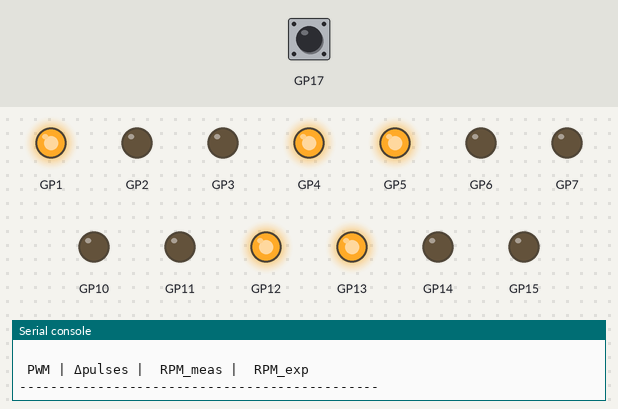
The program below on a simulated Raspberry Pi Pico running MicroPython. On the bench: output pins drawn as LEDs (lit = HIGH), the last lines printed to the serial console. The test bench sets the inputs (shaded band); at power-on: GP17 HIGH. The clock reads 2024-03-15 10:24:30 at power-on unless the program sets it; files the program writes start out absent; files that are not in the repository are absent.

Above: at 0.1 s.
At 6.3 s:
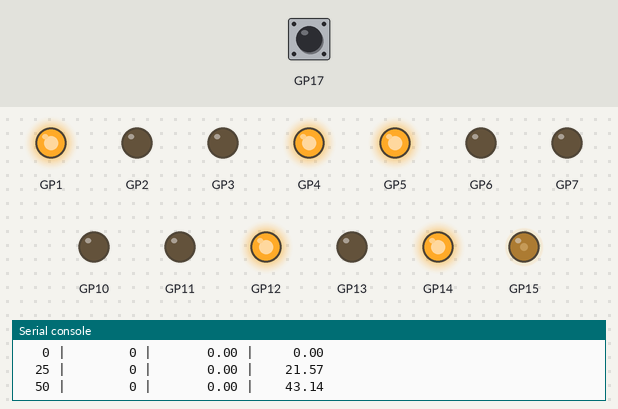
At 10.3 s:
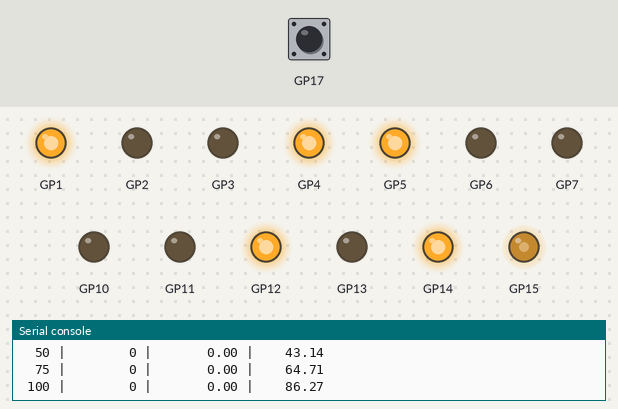
At 18.3 s:
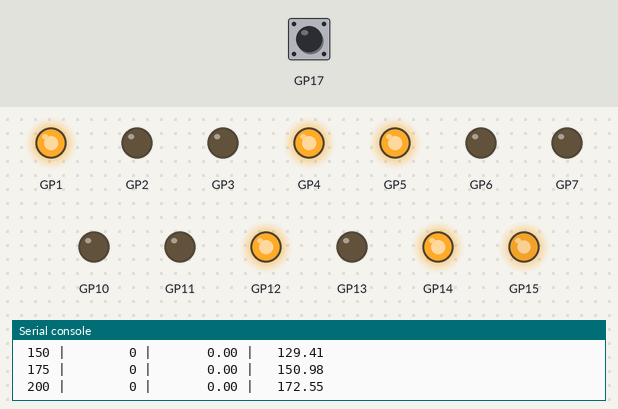
At 25.0 s:
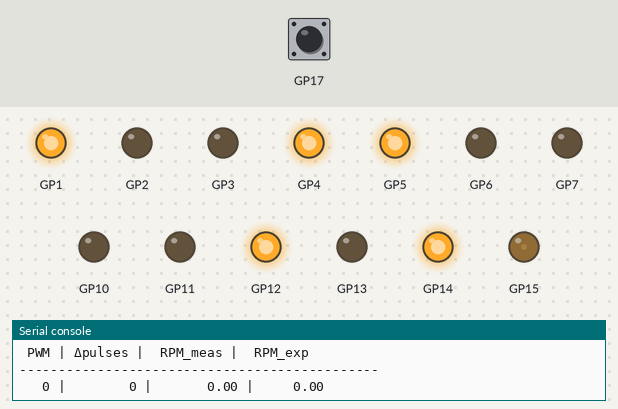
At 37.0 s:
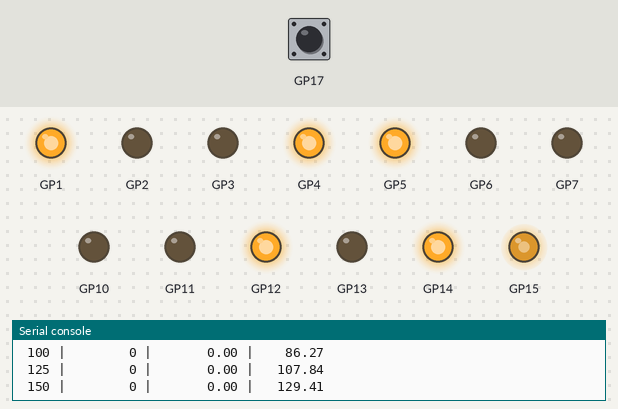
Timing chart, 0 to 40.0 s (numbered marks = the images above):
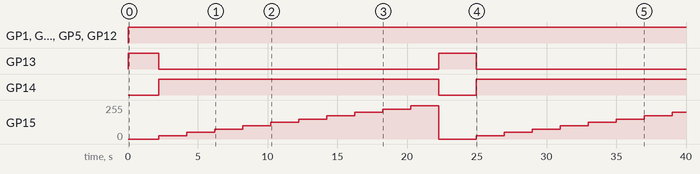

Measured:
- by itself, GP1, GP4, GP5, GP12: LOW → HIGH at 0.00 s
- by itself, GP13: LOW → HIGH at 0.00 s, → LOW 2.2 s later, → HIGH 20.1 s later, → LOW 2.7 s later
- by itself, GP14: LOW → HIGH at 2.2 s, → LOW 20.1 s later, → HIGH 2.7 s later
- by itself, GP15: 0/255 → 25/255 at 2.2 s, → 50/255 2.0 s later, → 75/255 2.0 s later, → 100/255 2.0 s later, … (19 changes in this stretch)

The program:

Feed_Forward_Cal.py
```python
# === FEED-FORWARD CALIBRATION (FWD-only) ===
# Debounced, qualified edges in PIO with PIO-side chunking (1 IRQ per CHUNK_N edges).
# Rising/falling selectable; counts IRQs only and derives true edge count via remainder.
# CSV logging; no plotting.

from machine import Pin, PWM
from rp2 import PIO, StateMachine, asm_pio
from time import ticks_ms, ticks_diff, sleep, localtime

# ================== CONFIG ==================
CPR_MOTOR       = 16
GEAR_RATIO      = 150
PULSES_PER_REV  = CPR_MOTOR * GEAR_RATIO   # 2400 by spec

TEST_INTERVAL_MS = 2000   # total dwell per PWM step
SETTLE_MS        = 200    # ignore initial transient in each step
PWM_STEP         = 25
MAX_PWM          = 255

# Debounce + chunking
CHUNK_LIST  = [1, 32]     # edges ~constant; IRQs ~1/n
DEBOUNCE_US = 15          # post-edge qualification time (us)
SM_FREQ_HZ  = 1_000_000   # 1 MHz PIO clock (1 instr ≈ 1 µs)
EDGE_MODE   = "rising"    # "rising" or "falling"

# Wheels to test (FWD only) — instantiate PIO only for these
encoder_pins  = {"FL":17, "FR":28, "BL":8, "BR":0}
WHEELS = ["FL"]           # set to the single connected wheel for bench tests

# Robot-forward direction per wheel: +1 => +PWM spins robot-forward; -1 => reversed
WHEEL_DIR = {"FL": -1, "FR": +1, "BL": -1, "BR": +1}

# Fit window (avoid deadzone/saturation)
FIT_PWM_MIN = 75
FIT_PWM_MAX = 200

# "Expected" (display only)
MAX_WHEEL_RPM = 220.0

# ================== MOTOR PINS ==================
pins = {
    "BR": (PWM(Pin(2)),  Pin(4, Pin.OUT),  Pin(3, Pin.OUT)),
    "BL": (PWM(Pin(7)),  Pin(5, Pin.OUT),  Pin(6, Pin.OUT)),
    "FR": (PWM(Pin(10)), Pin(12, Pin.OUT), Pin(11, Pin.OUT)),
    "FL": (PWM(Pin(15)), Pin(13, Pin.OUT), Pin(14, Pin.OUT)),
}
for pwm, _, _ in pins.values():
    pwm.freq(20000)

def motor_control_rf(wheel, pwm_cmd_rf):
    """Drive in ROBOT-FORWARD sign; map to hardware using WHEEL_DIR."""
    pwm_cmd_hw = int(pwm_cmd_rf * WHEEL_DIR[wheel])
    pwm, in1, in2 = pins[wheel]
    d = 1 if pwm_cmd_hw >= 0 else 0
    a = abs(pwm_cmd_hw);  a = 255 if a > 255 else a
    in1.value(d); in2.value(not d)
    pwm.duty_u16(a * 257)

def stop_all():
    for w in pins:
        motor_control_rf(w, 0)

# Optional standby (TB6612 etc.)
try:
    Pin(1, Pin.OUT).high()
except:
    pass

# ================== PIO PROGRAMS (bistable: pre-qual + post-qual) ==================
# Y = chunk countdown; ISR holds N (chunk size constant); OSR holds deb_cycles constant; X is the working countdown.

@asm_pio()
def edge_counter_chunk_db_rise():
    # Pull #1: chunk N
    pull()
    mov(isr, osr)          # ISR = N (constant)
    mov(y,   osr)          # Y   = N (countdown to IRQ)

    # Pull #2: debounce cycles
    pull()
    mov(x,   osr)          # X = deb_cycles (working)
    # OSR now keeps deb_cycles constant for reloads

    wrap_target()

    # Pre-qual: LOW must be stable for deb_cycles
    label("arm_low_reload")
    mov(x, osr)            # reload X = deb_cycles
    label("qual_low")
    jmp(pin, "arm_low_reload")  # if it went HIGH early, restart LOW qualification
    jmp(x_dec, "qual_low")      # burn X while LOW is held

    # Rising edge
    wait(1, pin, 0)

    # Post-qual: HIGH must be stable for deb_cycles
    mov(x, osr)            # reload X
    label("qual_high")
    jmp(pin, "dec_high")   # stay here while HIGH
    jmp("arm_low_reload")  # if it dropped early, discard and start over
    label("dec_high")
    jmp(x_dec, "qual_high")

    # Count accepted edge; raise IRQ each N edges
    jmp(y_dec, "done_edge")  # Y-- ; if not zero, no IRQ this time
    irq(rel(0))              # N qualified edges -> IRQ0
    mov(y, isr)              # reload Y = N
    label("done_edge")
    jmp("arm_low_reload")
    wrap()

@asm_pio()
def edge_counter_chunk_db_fall():
    # Pull #1: chunk N
    pull()
    mov(isr, osr)
    mov(y,   osr)
    # Pull #2: debounce cycles
    pull()
    mov(x,   osr)

    wrap_target()

    # Pre-qual: HIGH must be stable for deb_cycles
    label("arm_high_reload")
    mov(x, osr)              # reload X = deb_cycles
    label("qual_high")
    jmp(pin, "dec_high")     # if HIGH, go decrement X
    jmp("arm_high_reload")   # if LOW early, restart HIGH qualification
    label("dec_high")
    jmp(x_dec, "qual_high")  # burn X while HIGH is held

    # Falling edge
    wait(0, pin, 0)

    # Post-qual: LOW must be stable for deb_cycles
    mov(x, osr)
    label("qual_low")
    jmp(pin, "arm_high_reload")  # if it rose early, discard and re-qual HIGH
    jmp(x_dec, "qual_low")

    # Count accepted edge; raise IRQ each N edges
    jmp(y_dec, "done_edge")
    irq(rel(0))
    mov(y, isr)
    label("done_edge")
    jmp("arm_high_reload")
    wrap()

# ================== ENCODERS / COUNTERS ==================
irq_chunks = {w: 0 for w in encoder_pins}   # count IRQs; derive edges = IRQs*N + remainder
sms        = {}

def make_irq_handler(wheel):
    def handler(sm):
        irq_chunks[wheel] += 1
    return handler

def _read_y(sm):
    # Snapshot Y via ISR->FIFO
    sm.exec("mov(isr, y)")
    sm.exec("push()")
    return sm.get() & 0xFFFFFFFF

def _align_chunk_phase(sm):
    # Reset Y := N (value stored in ISR) so the next accepted edge starts a fresh chunk
    sm.exec("mov(y, isr)")

def _drain_rx(sm, max_reads=8):
    """Best-effort: empty RX FIFO if firmware exposes a length; otherwise no-op."""
    n = 0
    try:
        n = sm.rx_fifo()   # some firmwares expose a readable count
    except:
        n = 0
    for _ in range(min(int(n or 0), max_reads)):
        try:
            _ = sm.get()
        except:
            break

def init_sms(CHUNK_N):
    # stop old
    for sm in sms.values():
        try: sm.active(0)
        except: pass
    sms.clear()
    for w in irq_chunks: irq_chunks[w] = 0

    deb_cycles = max(1, int(DEBOUNCE_US * (SM_FREQ_HZ // 1_000_000)))
    prog = edge_counter_chunk_db_rise if EDGE_MODE == "rising" else edge_counter_chunk_db_fall

    # Instantiate PIO only for the wheels under test
    for i, wheel in enumerate(WHEELS):
        pin_num = encoder_pins[wheel]
        pin = Pin(pin_num, Pin.IN, Pin.PULL_UP)
        sm  = StateMachine(
            i, prog,
            freq=SM_FREQ_HZ,
            in_base=pin,       # for wait(..., pin, 0)
            jmp_pin=pin        # for jmp(pin, ...)
        )
        sm.irq(make_irq_handler(wheel))
        sm.put(CHUNK_N)     # N -> ISR & Y
        sm.put(deb_cycles)  # deb_cycles -> OSR & X
        sm.active(1)
        sms[wheel] = sm

# ================== FIT / CSV HELPERS ==================
def fit_pwm_vs_rpm(rows, fit_min_pwm, fit_max_pwm):
    xs, ys = [], []
    for r in rows:
        p = r["pwm"]; rpm_abs = abs(r["rpm"])
        if fit_min_pwm <= p <= fit_max_pwm:
            xs.append(rpm_abs); ys.append(p)
    n = len(xs)
    if n < 2: return None, None, None, n
    mx = sum(xs)/n; my = sum(ys)/n
    num = sum((x-mx)*(y-my) for x,y in zip(xs,ys))
    den = sum((x-mx)*(x-mx) for x in xs) or 1e-9
    k = abs(num / den)
    c = abs(my - k*mx)
    ss_tot = sum((y-my)**2 for y in ys) or 1e-9
    ss_res = sum((y-(c + k*x))**2 for x,y in zip(xs,ys))
    r2 = 1.0 - (ss_res / ss_tot)
    return k, c, r2, n

def now_stamp():
    try:
        y,m,d,hh,mm,ss,_,_ = localtime()
    except:
        y,m,d,hh,mm,ss = (2000,1,1,0,0,0)
    return "%04d%02d%02d_%02d%02d%02d" % (y,m,d,hh,mm,ss)

CSV_FILENAME = "%s_Feed_forward_FWD.csv" % now_stamp()

def csv_header_if_empty():
    try:
        with open(CSV_FILENAME, "r") as f: return
    except: pass
    with open(CSV_FILENAME, "w") as f:
        f.write("record_type,wheel,chunk,edge,direction,pwm,dpulses,rpm_meas,rpm_exp,k,c,r2,n,fit_min,fit_max,irq_chunks\n")

def csv_write_sample(wheel, chunk, edge, direction, pwm, dp, rpm_meas, rpm_exp, irqs):
    with open(CSV_FILENAME, "a") as f:
        f.write("sample,%s,%d,%s,%s,%d,%d,%.6f,%.6f,,,,,,%d\n" %
                (wheel, chunk, edge, direction, pwm, dp, rpm_meas, rpm_exp, irqs))

def csv_write_fit(wheel, chunk, edge, direction, k, c, r2, n):
    with open(CSV_FILENAME, "a") as f:
        f.write("fit,%s,%d,%s,%s,,,,,,%.6f,%.6f,%.6f,%d,%d,%d,\n" %
                (wheel, chunk, edge, direction, k, c, r2, n, FIT_PWM_MIN, FIT_PWM_MAX))

ALL_SAMPLES = []
FITS = {}

# ================== SWEEP / TEST ==================
def sweep_fwd(wheel, CHUNK_N):
    print("\n=== Testing {} (chunk={} pulses/IRQ, FWD) ===".format(wheel, CHUNK_N))
    print("Edge = {}  |  Debounce = {}us  |  PPR = {}  |  Settle/Measure = {}/{} ms"
          .format(EDGE_MODE, DEBOUNCE_US, PULSES_PER_REV, SETTLE_MS, TEST_INTERVAL_MS - SETTLE_MS))
    print("\n PWM | Δpulses |  RPM_meas |  RPM_exp")
    print("----------------------------------------------")

    # settle/reset before the whole sweep
    motor_control_rf(wheel, 0)
    t_pre = ticks_ms()
    while ticks_diff(ticks_ms(), t_pre) < SETTLE_MS: pass
    irq_chunks[wheel] = 0

    rows = []
    for pwm_val in range(0, MAX_PWM+1, PWM_STEP):
        pwm_rf = +pwm_val

        # command step
        motor_control_rf(wheel, pwm_rf)

        # settle portion
        t0 = ticks_ms()
        while ticks_diff(ticks_ms(), t0) < SETTLE_MS: pass

        # Align chunk phase to start-of-window (Y := N), clear any RX residue, then start
        sm = sms[wheel]
        sm.active(0)
        _align_chunk_phase(sm)
        _drain_rx(sm)
        start_irqs = irq_chunks[wheel]
        sm.active(1)

        # measure portion
        t1 = ticks_ms()
        MEAS_MS = TEST_INTERVAL_MS - SETTLE_MS
        while ticks_diff(ticks_ms(), t1) < MEAS_MS: pass

        # Snapshot remainder at end (how deep into the current chunk we are)
        sm.active(0)
        y_left = _read_y(sm)               # Y = edges remaining in current chunk
        sm.active(1)

        di        = irq_chunks[wheel] - start_irqs
        remainder = (CHUNK_N - (y_left % CHUNK_N)) % CHUNK_N
        dp_edges  = di * CHUNK_N + remainder

        dt_s  = MEAS_MS / 1000.0
        rpm   = (dp_edges / PULSES_PER_REV) / dt_s * 60.0
        rpm_exp = (pwm_val / MAX_PWM) * MAX_WHEEL_RPM

        print("{:4d} | {:8d} | {:10.2f} | {:8.2f}".format(pwm_val, dp_edges, rpm, rpm_exp))

        rows.append({"pwm": pwm_val, "rpm": rpm})
        csv_write_sample(wheel, CHUNK_N, EDGE_MODE, "FWD", pwm_val, dp_edges, rpm, rpm_exp, di)
        ALL_SAMPLES.append({
            "wheel": wheel, "chunk": CHUNK_N, "direction": "FWD",
            "pwm": pwm_val, "rpm_meas": rpm, "rpm_exp": rpm_exp
        })

    motor_control_rf(wheel, 0)
    return rows

def test_wheel_forward_only(wheel, CHUNK_N):
    rows = sweep_fwd(wheel, CHUNK_N)
    k, c, r2, n = fit_pwm_vs_rpm(rows, FIT_PWM_MIN, FIT_PWM_MAX)
    if k is not None:
        print("\n[{} | chunk={} | {} | FWD]  PWM ≈ c + k·RPM  →  k={:.3f}  c={:.3f}  R²={:.4f}  (n={})"
              .format(wheel, CHUNK_N, EDGE_MODE, k, c, r2, n))
        print("FF (FWD): FF_pwm = c + k*RPM")
        FITS[(wheel, CHUNK_N, "FWD", EDGE_MODE)] = {
            "k": k, "c": c, "r2": r2, "n": n,
            "fit_min": FIT_PWM_MIN, "fit_max": FIT_PWM_MAX
        }
        csv_write_fit(wheel, CHUNK_N, EDGE_MODE, "FWD", k, c, r2, n)
    else:
        print("\n[{} | chunk={} | {} | FWD]  Not enough points in fit window."
              .format(wheel, CHUNK_N, EDGE_MODE))

# ================== RUN ==================
def main():
    csv_header_if_empty()
    stop_all()

    for CHUNK_N in CHUNK_LIST:
        print("\n" + "="*70)
        print("Running tests with CHUNK_N = {}".format(CHUNK_N))
        print("Edge = {}  |  Debounce = {}us  |  PPR = {}  |  Settle/Measure = {}/{} ms"
              .format(EDGE_MODE, DEBOUNCE_US, PULSES_PER_REV, SETTLE_MS, TEST_INTERVAL_MS - SETTLE_MS))

        init_sms(CHUNK_N)

        for wheel in WHEELS:
            irq_chunks[wheel] = 0
            test_wheel_forward_only(wheel, CHUNK_N)
            sleep(0.5)

    stop_all()
    print("\nAll tests complete.")
    print("CSV saved to: {}".format(CSV_FILENAME))

    print("\n=== Feed-Forward Calibration Summary (Forward only) ===")
    for chunk in CHUNK_LIST:
        print(f"\n-- chunk = {chunk} --")
        print("Wheel | k (PWM/RPM) |  c (PWM) |  R²  | n pts | fit window (PWM)")
        print("---------------------------------------------------------------")
        for wheel in WHEELS:
            fwd = FITS.get((wheel, chunk, "FWD", EDGE_MODE))
            if not fwd:
                print("{:>5} |     ---     |    ---   |  --- |   -   |   ---".format(wheel))
                continue
            print("{:>5} | {:11.3f} | {:8.3f} | {:4.3f} | {:5d} | {}..{}"
                  .format(wheel, fwd["k"], fwd["c"], fwd["r2"], fwd["n"],
                          fwd["fit_min"], fwd["fit_max"]))

    # === Paste into main code: FF_PARAMS (FWD-only) ===
    chunk_for_export = CHUNK_LIST[-1] if CHUNK_LIST else None
    print("\n# === Paste into main code: FF_PARAMS (FWD-only) ===")
    if chunk_for_export is None:
        print("# No chunk selected; CHUNK_LIST is empty.")
    else:
        print("# Derived with CHUNK_N = {}  (edge: {})".format(chunk_for_export, EDGE_MODE))
        print("FF_PARAMS = {")
        for wheel in WHEELS:
            fwd = FITS.get((wheel, chunk_for_export, "FWD", EDGE_MODE))
            k_fwd = fwd["k"] if fwd else 0.0
            c_fwd = fwd["c"] if fwd else 0.0
            print('    "{}": {{ "FWD": {{"k": {:.3f}, "c": {:.3f}}} }},'.format(wheel, k_fwd, c_fwd))
        print("}")

main()
```
